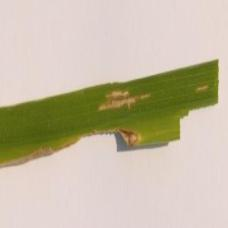
#> input picture RiceLeafCropDisease/AugmentedData/Bacterial_leaf_blight/0.2DSC_0365.JPG, 228 x 228 px, found by its file name; its folder holds 4 pictures in this run
$ jupyter execute --allow-errors model.ipynb   (shell and % lines are left out)
#> lines starting #> are read from the running program, lines starting #| are printed output that depends on the picture
[cell 1]
import numpy as np
import matplotlib.pyplot as plt
from skimage import io

[cell 2]
np.random.seed(42)

[cell 3]
import os
from skimage.transform import rescale, resize
from skimage.feature import hog

[cell 4]
class ImagePreProcessor:
    def __init__(self, path:str):
        self.path = path

    def transform(self):
        image = io.imread(self.path, as_gray=True)
        rescaled_image = rescale(image, 1/2)
        resized_image = resize(rescaled_image, (228,228))
        hog_feature = hog(resized_image)
        return np.array([hog_feature])

[cell 5]
p_image = ImagePreProcessor(r'data\Brown_spot\DSC_0301.JPG')
#> (the rest of this cell did not finish here and is left out)

[cell 6]
folders = ['Bacterial_leaf_blight', 'Brown_spot', 'Leaf_smut']
#> folders = ['Bacterial_leaf_blight', 'Brown_spot', 'Leaf_smut']
#> `label = folders.index(d)`: label = 0
#> `image = io.imread(f'dataSet\\{d}\\{file}', as_gray=True)`:
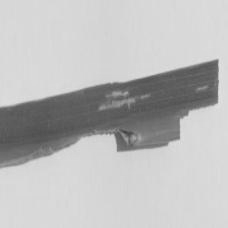
#> image: shape (228, 228) float64; min 0.248, max 0.902, mean 0.736
image_vectors = []
Labels = []
#> (the rest of this cell did not finish here and is left out)

[cell 7]
feature_vectors = np.array(image_vectors)
labels = np.array(Labels)

[cell 8]
feature_vectors.shape
#> Out = (4, 54756)

[cell 9]
# Spliting in Train, Test Set
from sklearn.model_selection import train_test_split
train_images, test_images, train_labels, test_labels = train_test_split(
    feature_vectors, labels, test_size=0.25
)

[cell 10]
train_images.shape, train_labels.shape
#> Out = ((3, 54756), (3,))

[cell 11]
train_images[0].shape
#> Out = (54756,)

# Logistic Regression

[cell 12]
from sklearn.linear_model import LogisticRegression
model = LogisticRegression(max_iter=5000)
#> (the rest of this cell did not finish here and is left out)

[cell 13]
from sklearn.metrics import accuracy_score, plot_confusion_matrix
plot_confusion_matrix(model, test_images, test_labels)
#> (this line was passed over: sklearn is not available in this run)

#> (a cell that did not finish here is left out)

# SVM

[cell 15]
from sklearn import svm
svc = svm.SVC()
#> (the rest of this cell did not finish here and is left out)

[cell 16]
from sklearn.metrics import accuracy_score, plot_confusion_matrix
plot_confusion_matrix(svc, test_images, test_labels)
#> (this line was passed over: sklearn is not available in this run)

#> (a cell that did not finish here is left out)

# Neural Network

[cell 18]
from sklearn.neural_network import MLPClassifier

nn = MLPClassifier(activation='logistic',hidden_layer_sizes=(784, 228),verbose=2)
#> (the rest of this cell did not finish here and is left out)

[cell 19]
from sklearn.metrics import accuracy_score, plot_confusion_matrix
plot_confusion_matrix(nn, test_images, test_labels)
#> (this line was passed over: sklearn is not available in this run)

[cell 20]
ypred = nn.predict(test_images).astype(np.float64)
accuracy_score(test_labels, ypred)

[cell 21]
from joblib import dump
#> (the rest of this cell did not finish here and is left out)

[cell 22]
folders = ['Bacterial_leaf_blight', 'Brown_spot', 'Leaf_smut']
image_vectorsT = []
LabelsT = []
#> (the rest of this cell did not finish here and is left out)

[cell 23]
feature_vectors_test = np.array(image_vectorsT)
labels_test = np.array(LabelsT)

[cell 24]
feature_vectors_test.shape
#> Out = (4, 54756)

[cell 25]
labels_test.shape
#> Out = (4,)

[cell 26]
ypred = nn.predict(feature_vectors_test)

[cell 27]
plot_confusion_matrix(nn, feature_vectors_test, labels_test)
#> (this line was passed over: sklearn is not available in this run)
